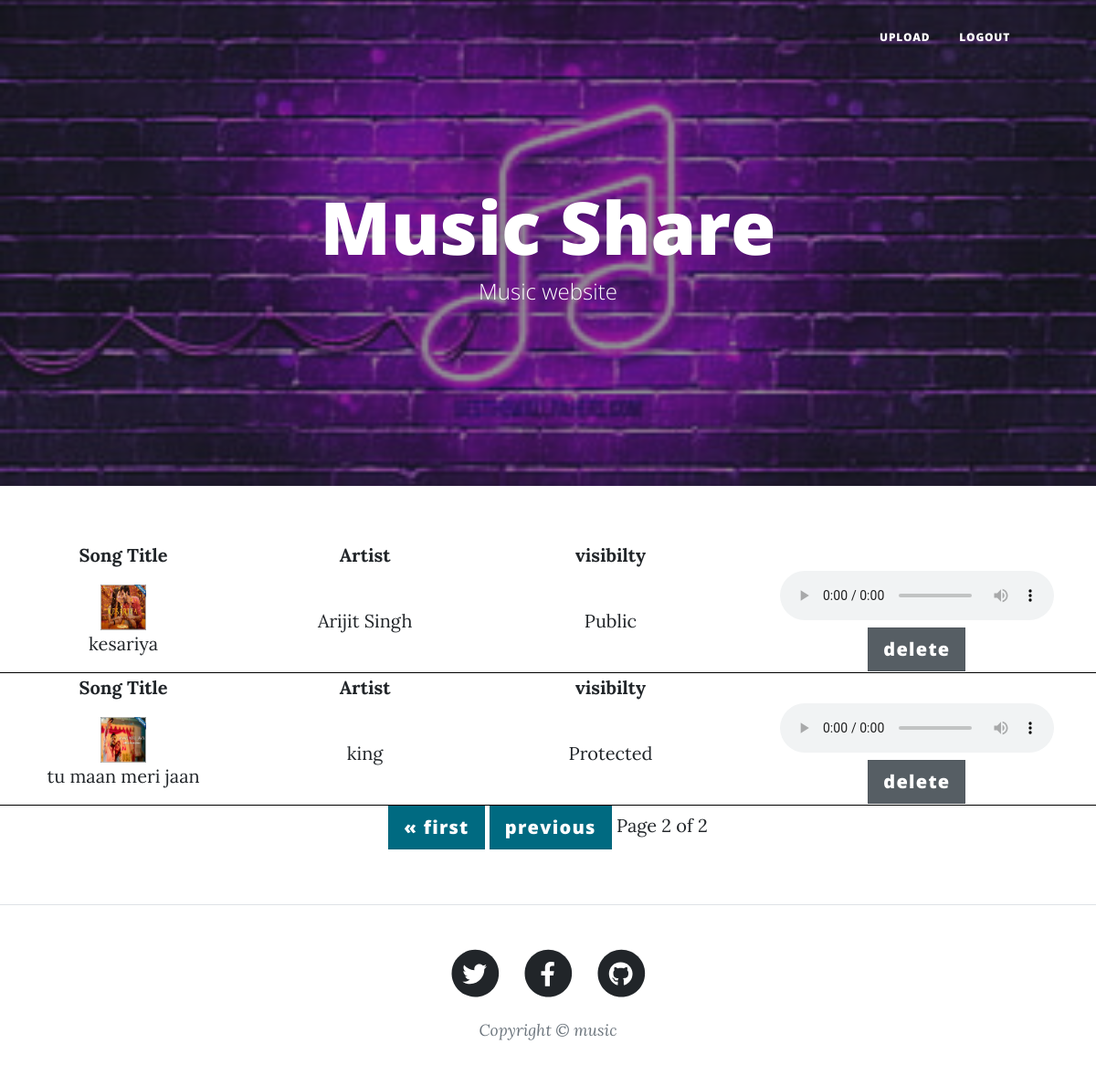
The page /?page=2 (signed in) on the database its author committed.
### app/models.py (models this page shows, shortened)
class MusicFile(models.Model):
    MUSIC_VISIBILITY_CHOICES = (
        ('Public', 'Public'),
        ('Private', 'Private'),
        ('Protected', 'Protected'),
    )
    title = models.CharField(max_length=100)
    file = models.FileField(upload_to='music')
    image = models.ImageField(upload_to='song_images',null=True)
    singer = models.CharField(max_length=250,null=True)
    visibility = models.CharField(max_length=10, choices=MUSIC_VISIBILITY_CHOICES, default='Public')
    emails = models.ManyToManyField(MyUser,blank=True , related_name='protected_music')
    uploader = models.ForeignKey(MyUser, on_delete=models.CASCADE)

### app/views.py (the view)
# urls.py: path('', views.home,name='home'),
@login_required
def home(request):
    public_musics = MusicFile.objects.filter(Q(visibility='Public')).all()
    private_music = MusicFile.objects.filter(Q(visibility='Private') & Q(uploader=request.user)).all()
    protected_music = MusicFile.objects.filter(Q(visibility='Protected') & Q(emails=request.user)).all()
    musics = list(
            sorted(
                chain(public_musics,private_music,protected_music),
                key=lambda objects: objects.title,
            ))
    paginator  = Paginator(musics, 2 ,orphans=1)
    page_number = request.GET.get("page")
    page_obj = paginator.get_page(page_number)
    context ={
        'all_musics':page_obj,
        'private_music':private_music,
    }
    return render(request,'app/index.html',context=context)

### templates/app/index.html (shortened to what this page needs)
<!DOCTYPE html>
{% load static %}
<html lang="en">
    <head>
        <link href="{% static 'app/css/style.css' %}" rel="stylesheet" >
    </head>
    <body>
        <nav class="navbar navbar-expand-lg navbar-light" id="mainNav">
            <div class="container px-4 px-lg-5">
                <div class="collapse navbar-collapse" id="navbarResponsive">
                    <ul class="navbar-nav ms-auto py-4 py-lg-0">
                        <li class="nav-item"><a class="nav-link px-lg-3 py-3 py-lg-4" href="{% url 'upload'%}">upload</a></li>
                        <li class="nav-item"><a class="nav-link px-lg-3 py-3 py-lg-4" href="{% url 'logout'%}">Logout</a></li>
                    </ul>
                </div>
            </div>
        </nav>
        <header class="masthead mb-0" style="background-image: url({% static 'app/images/music1.jpg'%})">
            <div class="container position-relative px-4 px-lg-5">
                <div class="row gx-4 gx-lg-5 justify-content-center">
                    <div class="col-md-10 col-lg-8 col-xl-7">
                        <div class="site-heading">
                            <h1>Music Share</h1>
                            <span class="subheading">Music website</span>
                        </div>
                    </div>
                </div>
            </div>
        </header>
        <br>
        <br>
                    <div >
                        <table >
                            {% for music in all_musics.object_list %}
                            <tr>
                                <th style="width:500px;text-align: center">Song Title</th>
                                <th style="width:500px;text-align: center">Artist</th>
                                <th style="width:500px;text-align: center">visibilty</th>
                            </tr>
                            <tr style="border-bottom: 1px solid black;">
                                    <td style="width:500px;text-align: center"><div><img src="{{music.image.url}}" alt="Girl in a jacket" width="50" height="50"></div>{{music.title}}</td>
                                    <td style="width:400px;text-align: center">{{music.singer}}</td>
                                    <td style="width:500px;text-align: center">{{music.visibility}}</td>
                                    <td style="width:500px;text-align: center">
                                        <audio controls>
                                        <source src="{{music.file.url}}" type="audio/mpeg"></audio>
                                        <span>{% if request.user.is_superuser %}
                                            <a href="{% url 'delete' music.id %}" class="btn btn-secondary btn-lg active" role="button" aria-pressed="true"> delete </a>
                                             {% endif %}</span>
                                    </td>
                                </tr>
                            {% endfor %}
                        </table>
                    </div>
 <div style="text-align: center;">
    <span>
        {% if all_musics.has_previous %}
            <a href="?page=1" class="btn btn-primary btn-lg active" role="button" aria-pressed="true" >&laquo; first</a>
            <a href="?page={{ all_musics.previous_page_number }}" class="btn btn-primary btn-lg active" role="button" aria-pressed="true">previous</a>
        {% endif %}
         <span class="current">
            Page {{ all_musics.number }} of {{ all_musics.paginator.num_pages }}
        </span>
    </span>
</div>
<br>
<br>
        <footer class="border-top">
            <div class="container px-4 px-lg-5">
                <div class="row gx-4 gx-lg-5 justify-content-center">
                    <div class="col-md-10 col-lg-8 col-xl-7">
                        <ul class="list-inline text-center">
                            <li class="list-inline-item">
                                    <span class="fa-stack fa-lg">
                                        <i class="fas fa-circle fa-stack-2x"></i>
                                        <i class="fab fa-twitter fa-stack-1x fa-inverse"></i>
                                    </span>
                            </li>
                            <li class="list-inline-item">
                                    <span class="fa-stack fa-lg">
                                        <i class="fas fa-circle fa-stack-2x"></i>
                                        <i class="fab fa-facebook-f fa-stack-1x fa-inverse"></i>
                                    </span>
                            </li>
                            <li class="list-inline-item">
                                    <span class="fa-stack fa-lg">
                                        <i class="fas fa-circle fa-stack-2x"></i>
                                        <i class="fab fa-github fa-stack-1x fa-inverse"></i>
                                    </span>
                            </li>
                        </ul>
                        <div class="small text-center text-muted fst-italic">Copyright &copy; music</div>
                    </div>
                </div>
            </div>
        </footer>
    </body>
</html>

### rows shown on the page
MusicFile: image (picture), title "kesariya", singer "Arijit Singh", visibility "Public"
MusicFile: image (picture), title "tu maan meri jaan", singer "king", visibility "Protected"

### other values the page prints
{{ all_musics.number }} "2"
{{ all_musics.paginator.num_pages }} "2"
